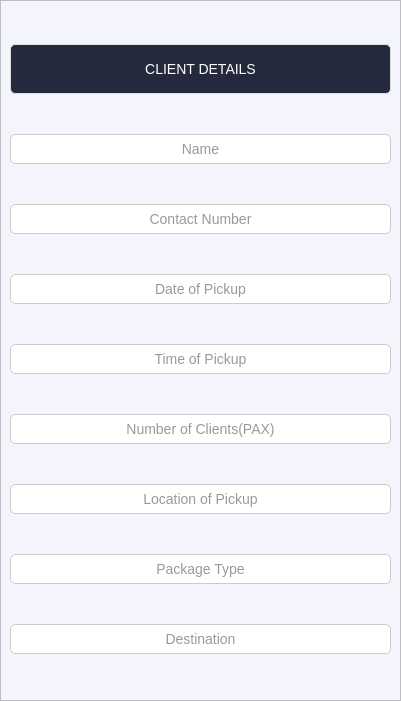
<?xml version="1.0" encoding="UTF-8"?>
<ui version="4.0">
 <class>Form</class>
 <widget class="QWidget" name="Form">
  <property name="geometry">
   <rect>
    <x>0</x>
    <y>0</y>
    <width>401</width>
    <height>701</height>
   </rect>
  </property>
  <property name="minimumSize">
   <size>
    <width>401</width>
    <height>701</height>
   </size>
  </property>
  <property name="maximumSize">
   <size>
    <width>401</width>
    <height>701</height>
   </size>
  </property>
  <property name="windowTitle">
   <string>Client Details</string>
  </property>
  <property name="styleSheet">
   <string notr="true">QLineEdit {
    background-color: #ffffff;
    border: 1px solid #cccccc;
    border-radius: 5px;
    padding: 5px;
    font-size: 14px;
    color: #333333;
}

QLineEdit:focus {
    border-color: #0078d7;
    outline: none;
}

QLineEdit::placeholder {
    color: #999999;
    font-style: italic;
}

/* For invalid input state */
QLineEdit[error=&quot;true&quot;] {
    border-color: #d9534f;
}

QFrame{

	background-color:#f4f5fc;


}
QWidget#Form{
background-color:#f4f5fc;


}

QComboBox {
    border: 1px solid #cccccc;
    border-radius: 5px;
    padding: 5px;
    background-color: #ffffff;
    color: #333333;
    font-family: &quot;Segoe UI&quot;, &quot;Arial&quot;, sans-serif;
    font-size: 14px;
}


QComboBox::drop-down {
    subcontrol-origin: padding;
    subcontrol-position: top right;
    width: 15px;
    border-left-width: 1px;
    border-left-color: #cccccc;
    border-left-style: solid;
    border-top-right-radius: 3px;
    border-bottom-right-radius: 3px;
}

QComboBox::down-arrow {
    image: url(:/icons/down-arrow.png); /* Ensure you have an appropriate icon */
}

QComboBox QAbstractItemView {
    border: 1px solid #cccccc;
    border-radius: 5px;
    background-color: #ffffff;
    selection-background-color: #24293e;
    selection-color: #ffffff;
    font-family: &quot;Segoe UI&quot;, &quot;Arial&quot;, sans-serif;
    font-size: 14px;
}
</string>
  </property>
  <layout class="QGridLayout" name="gridLayout">
   <property name="leftMargin">
    <number>0</number>
   </property>
   <property name="topMargin">
    <number>0</number>
   </property>
   <property name="rightMargin">
    <number>0</number>
   </property>
   <property name="bottomMargin">
    <number>0</number>
   </property>
   <property name="spacing">
    <number>0</number>
   </property>
   <item row="0" column="0">
    <widget class="QFrame" name="frame">
     <property name="minimumSize">
      <size>
       <width>401</width>
       <height>701</height>
      </size>
     </property>
     <property name="maximumSize">
      <size>
       <width>401</width>
       <height>701</height>
      </size>
     </property>
     <property name="styleSheet">
      <string notr="true"/>
     </property>
     <property name="frameShape">
      <enum>QFrame::StyledPanel</enum>
     </property>
     <property name="frameShadow">
      <enum>QFrame::Raised</enum>
     </property>
     <layout class="QVBoxLayout" name="verticalLayout">
      <item>
       <widget class="QLabel" name="label">
        <property name="maximumSize">
         <size>
          <width>1000</width>
          <height>50</height>
         </size>
        </property>
        <property name="styleSheet">
         <string notr="true">QLabel {
    color: white;
    font-size: 14px;
    font-family: &quot;Segoe UI&quot;, &quot;Arial&quot;, sans-serif;
    padding: 5px;
    background: #24293e;
    border: 1px solid #dddddd;
    border-radius: 5px;
    text-align: center;
    qproperty-alignment: 'AlignCenter';
}

QLabel[warning=&quot;true&quot;] {
    color: #d9534f;
    background: #f2dede;
    border: 1px solid #ebccd1;
}

QLabel[success=&quot;true&quot;] {
    color: #3c763d;
    background: #dff0d8;
    border: 1px solid #d6e9c6;
}

QLabel[info=&quot;true&quot;] {
    color: #31708f;
    background: #d9edf7;
    border: 1px solid #bce8f1;
}
</string>
        </property>
        <property name="text">
         <string>CLIENT DETAILS</string>
        </property>
        <property name="alignment">
         <set>Qt::AlignCenter</set>
        </property>
       </widget>
      </item>
      <item>
       <widget class="QLineEdit" name="name">
        <property name="alignment">
         <set>Qt::AlignCenter</set>
        </property>
        <property name="readOnly">
         <bool>true</bool>
        </property>
        <property name="placeholderText">
         <string>Name</string>
        </property>
        <property name="cursorMoveStyle">
         <enum>Qt::LogicalMoveStyle</enum>
        </property>
        <property name="clearButtonEnabled">
         <bool>false</bool>
        </property>
       </widget>
      </item>
      <item>
       <widget class="QLineEdit" name="contact">
        <property name="alignment">
         <set>Qt::AlignCenter</set>
        </property>
        <property name="readOnly">
         <bool>true</bool>
        </property>
        <property name="placeholderText">
         <string>Contact Number</string>
        </property>
       </widget>
      </item>
      <item>
       <widget class="QLineEdit" name="date">
        <property name="alignment">
         <set>Qt::AlignCenter</set>
        </property>
        <property name="readOnly">
         <bool>true</bool>
        </property>
        <property name="placeholderText">
         <string>Date of Pickup</string>
        </property>
       </widget>
      </item>
      <item>
       <widget class="QLineEdit" name="time">
        <property name="alignment">
         <set>Qt::AlignCenter</set>
        </property>
        <property name="readOnly">
         <bool>true</bool>
        </property>
        <property name="placeholderText">
         <string>Time of Pickup</string>
        </property>
       </widget>
      </item>
      <item>
       <widget class="QLineEdit" name="pax">
        <property name="alignment">
         <set>Qt::AlignCenter</set>
        </property>
        <property name="readOnly">
         <bool>true</bool>
        </property>
        <property name="placeholderText">
         <string>Number of Clients(PAX)</string>
        </property>
       </widget>
      </item>
      <item>
       <widget class="QLineEdit" name="location">
        <property name="alignment">
         <set>Qt::AlignCenter</set>
        </property>
        <property name="readOnly">
         <bool>true</bool>
        </property>
        <property name="placeholderText">
         <string>Location of Pickup</string>
        </property>
       </widget>
      </item>
      <item>
       <widget class="QLineEdit" name="type">
        <property name="alignment">
         <set>Qt::AlignCenter</set>
        </property>
        <property name="placeholderText">
         <string>Package Type</string>
        </property>
       </widget>
      </item>
      <item>
       <widget class="QLineEdit" name="destination">
        <property name="alignment">
         <set>Qt::AlignCenter</set>
        </property>
        <property name="readOnly">
         <bool>true</bool>
        </property>
        <property name="placeholderText">
         <string>Destination</string>
        </property>
       </widget>
      </item>
     </layout>
    </widget>
   </item>
  </layout>
 </widget>
 <resources/>
 <connections/>
</ui>
